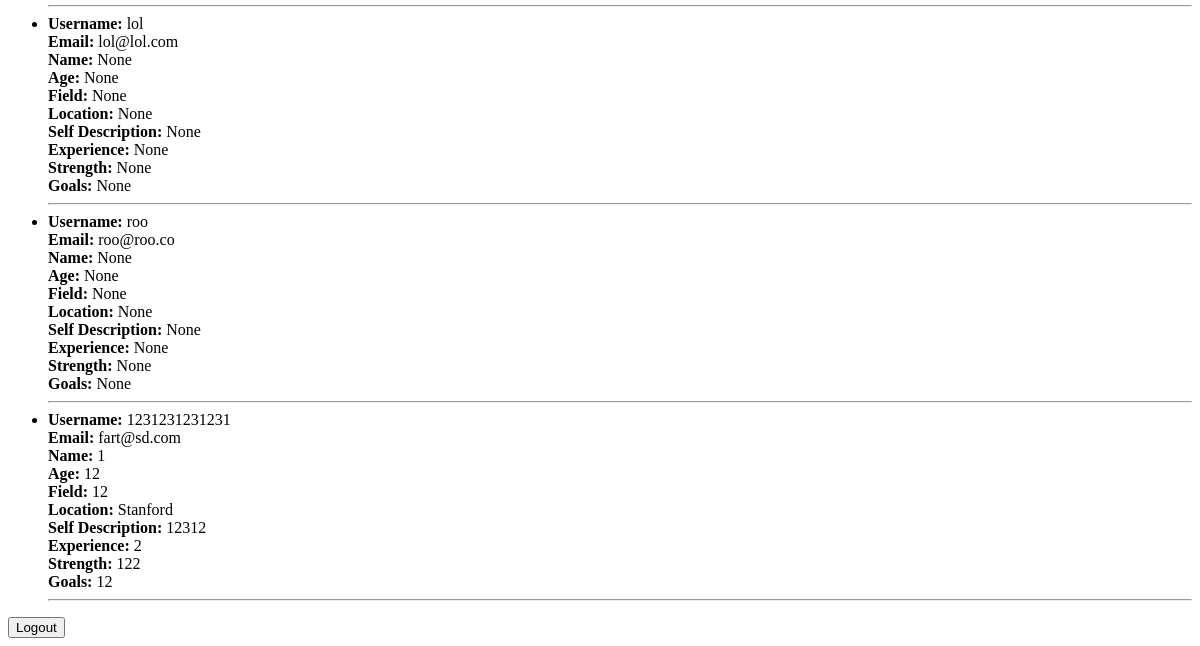
Page /users (signed in, lower part) on the earlier database version.
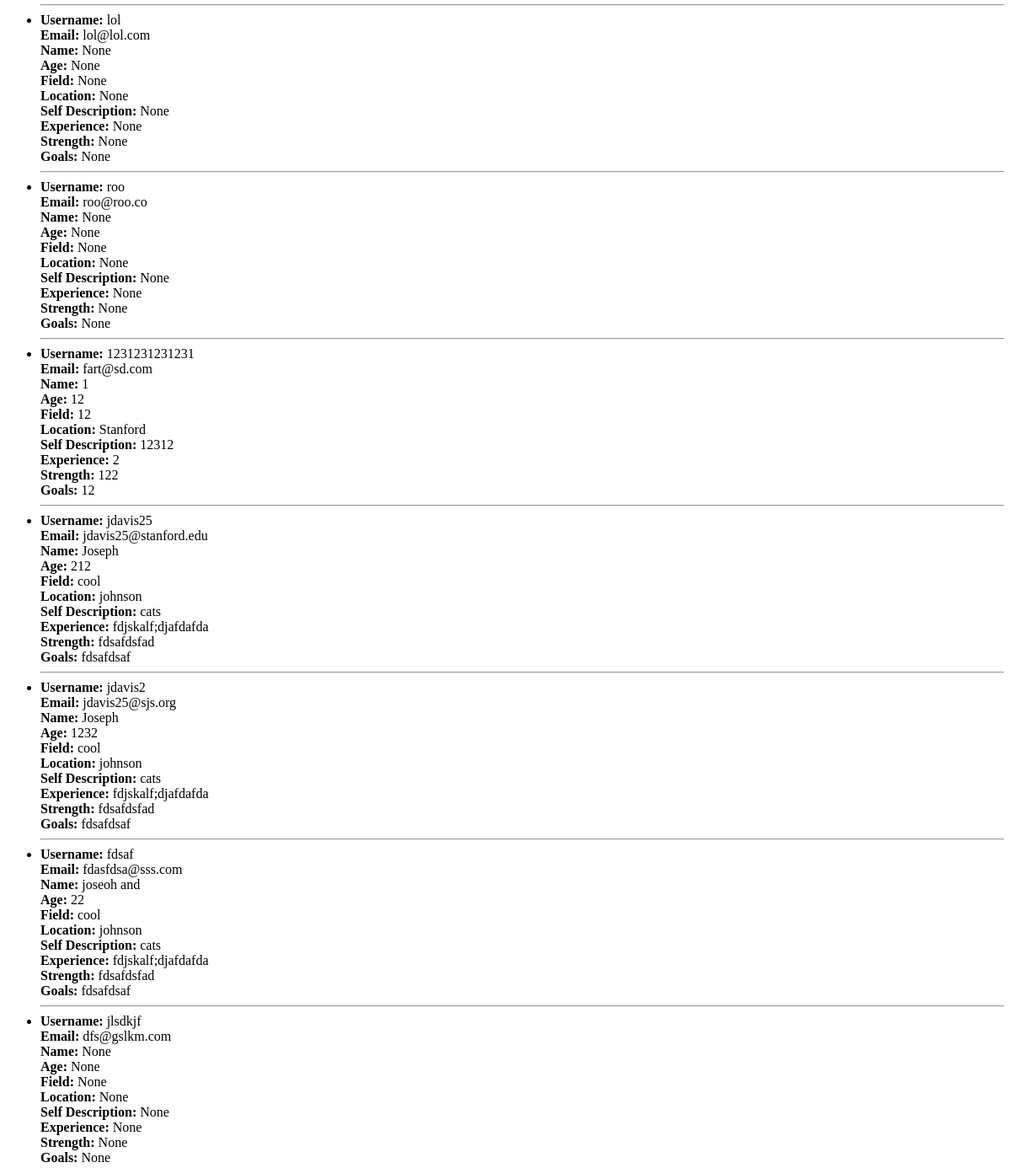
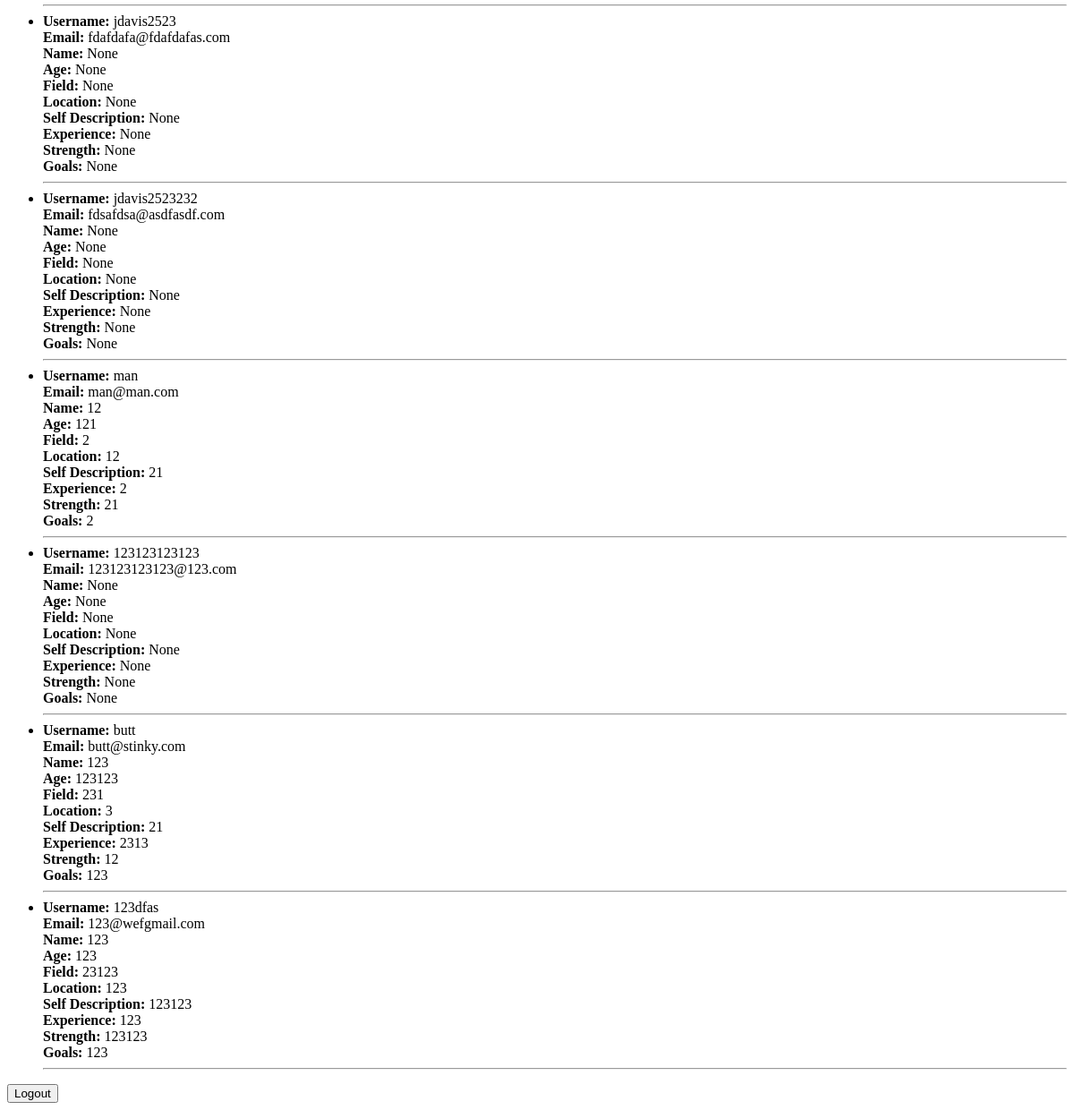
Same page on the later database version (2 pictures, top to bottom).
### app/models.py (models this page shows, shortened)
class User(db.Model):
    id: so.Mapped[int] = so.mapped_column(primary_key=True)
    username: so.Mapped[str] = so.mapped_column(sa.String(64), index=True, unique=True)
    email: so.Mapped[str] = so.mapped_column(sa.String(120), index=True, unique=True)
    password_hash: so.Mapped[Optional[str]] = so.mapped_column(sa.String(256))
    name: so.Mapped[Optional[str]] = so.mapped_column(sa.String(100))
    age: so.Mapped[Optional[int]] = so.mapped_column(sa.Integer)
    field: so.Mapped[Optional[str]] = so.mapped_column(sa.String(100))
    location: so.Mapped[Optional[str]] = so.mapped_column(sa.String(100))
    location_lat: so.Mapped[Optional[float]] = so.mapped_column(sa.Float)
    location_lng: so.Mapped[Optional[float]] = so.mapped_column(sa.Float)
    self_description: so.Mapped[Optional[str]] = so.mapped_column(sa.Text)
    experience: so.Mapped[Optional[str]] = so.mapped_column(sa.Text)
    strength: so.Mapped[Optional[str]] = so.mapped_column(sa.Text)
    goals: so.Mapped[Optional[str]] = so.mapped_column(sa.Text)
    profile_photo: so.Mapped[Optional[str]] = so.mapped_column(sa.String(256))  # Store filename or URL
    pAge: so.Mapped[Optional[int]] = so.mapped_column(sa.Integer)
    pField: so.Mapped[Optional[str]] = so.mapped_column(sa.String(100))
    pLocation: so.Mapped[Optional[str]] = so.mapped_column(sa.String(100))
    pLocation_lat: so.Mapped[Optional[float]] = so.mapped_column(sa.Float)
    pLocation_lng: so.Mapped[Optional[float]] = so.mapped_column(sa.Float)
    pGoals: so.Mapped[Optional[str]] = so.mapped_column(sa.Text)
    pQualities: so.Mapped[Optional[str]] = so.mapped_column(sa.Text)

### app/routes.py (the view)
@app.route('/users')
@login_required
def list_users():
    users = User.query.all()  # Query all users
    current_user_id = session.get('user_id')  # Get the current user's ID from the session
    current_user = User.query.get(current_user_id)  # Fetch the current user from the database
    return render_template('users.html', users=users, current_user=current_user)  # Pass users and current user to the template

### app/routes.py (called while the page is built)
def login_required(f):
    @wraps(f)
    def decorated_function(*args, **kwargs):
        if 'user_id' not in session:
            flash('You need to log in to access this page. User: 123123 Password: 123123')
            return redirect(url_for('login'))
        return f(*args, **kwargs)
    return decorated_function

### app/templates/users.html (shortened to what this page needs)
{% extends "base.html" %}
{% block body %}
    <ul>
        {% for user in users %}
            <li>
                <strong>Username:</strong> {{ user.username }} <br>
                <strong>Email:</strong> {{ user.email }} <br>
                <strong>Name:</strong> {{ user.name }} <br>
                <strong>Age:</strong> {{ user.age }} <br>
                <strong>Field:</strong> {{ user.field }} <br>
                <strong>Location:</strong> {{ user.location }} <br>
                <strong>Self Description:</strong> {{ user.self_description }} <br>
                <strong>Experience:</strong> {{ user.experience }} <br>
                <strong>Strength:</strong> {{ user.strength }} <br>
                <strong>Goals:</strong> {{ user.goals }} <br>
                <hr>
            </li>
        {% endfor %}
    </ul>
    <form action="{{ url_for('logout') }}" method="post">
        <button type="submit">Logout</button>
    </form>
{% endblock %}

### app/templates/base.html (shortened to what this page needs)
<!DOCTYPE html>
<html lang="en">
<head>
</head>
<body>
    {% block body %}{% endblock %}
</body>
</html>

Differences in the rows shown:
added User: username "jdavis25", email "jdavis25@stanford.edu", name "Joseph", age "212", field "cool", location "johnson", self_description "cats", experience "fdjskalf;djafdafda", strength "fdsafdsfad", goals "fdsafdsaf"
added User: username "jdavis2", email "jdavis25@sjs.org", name "Joseph", age "1232", field "cool", location "johnson", self_description "cats", experience "fdjskalf;djafdafda", strength "fdsafdsfad", goals "fdsafdsaf"
added User: username "fdsaf", email "fdasfdsa@sss.com", name "joseoh and", age "22", field "cool", location "johnson", self_description "cats", experience "fdjskalf;djafdafda", strength "fdsafdsfad", goals "fdsafdsaf"
added User: username "jlsdkjf", email "dfs@gslkm.com", name "None", age "None", field "None", location "None", self_description "None", experience "None", strength "None", goals "None"
added User: username "jdavis2523", email "fdafdafa@fdafdafas.com", name "None", age "None", field "None", location "None", self_description "None", experience "None", strength "None", goals "None"
added User: username "jdavis2523232", email "fdsafdsa@asdfasdf.com", name "None", age "None", field "None", location "None", self_description "None", experience "None", strength "None", goals "None"
added User: username "man", email "man@man.com", name "12", age "121", field "2", location "12", self_description "21", experience "2", strength "21", goals "2"
added User: username "123123123123", email "123123123123@123.com", name "None", age "None", field "None", location "None", self_description "None", experience "None", strength "None", goals "None"
added User: username "butt", email "butt@stinky.com", name "123", age "123123", field "231", location "3", self_description "21", experience "2313", strength "12", goals "123"
added User: username "123dfas", email "123@wefgmail.com", name "123", age "123", field "23123", location "123", self_description "123123", experience "123", strength "123123", goals "123"
